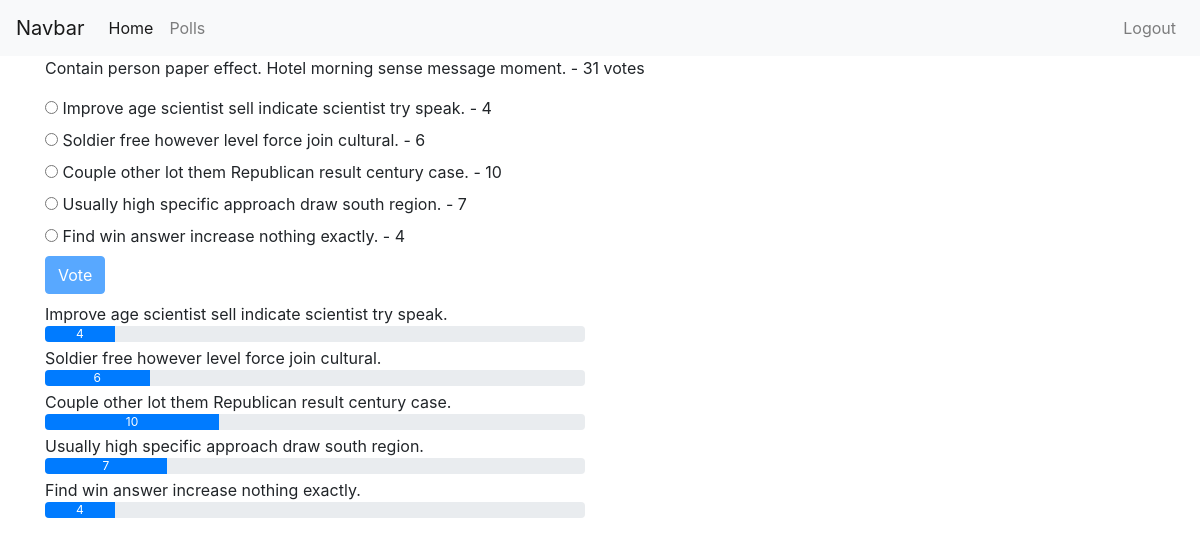
/polls/details/3/ (signed in), run on the app's committed database.
### polls/models.py (models this page shows, shortened)
class Poll(models.Model):
    owner = models.ForeignKey(User, on_delete=models.CASCADE, default=1)
    text = models.CharField(max_length=255)
    pub_date = models.DateField()
    def __str__(self):
        return self.text
    def user_can_vote(self, user):
        user_votes = user.vote_set.all()
        qs = user_votes.filter(poll=self)
        if qs.exists():
            return False
        return True
    @property
    def num_votes(self):
        return self.vote_set.count()
    def get_results_dict(self):
        res = []
        for choice in self.choice_set.all():
            d = {}
            d['text'] = choice.choice_text
            d['num_votes'] = choice.num_votes
            if not self.num_votes:
                d['percentage'] = 0
            else:
                d['percentage'] = choice.num_votes / self.num_votes * 100
            res.append(d)
        return res

class Choice(models.Model):
    poll = models.ForeignKey(Poll, on_delete=models.CASCADE)
    choice_text = models.CharField(max_length=255)
    @property
    def num_votes(self):
        return self.vote_set.count()

### polls/views.py (the view)
# urls.py: path('details/<int:poll_id>/', views.poll_detail, name='detail'),
@login_required
def poll_detail(request, poll_id):
    poll = get_object_or_404(Poll, id=poll_id)
    user_can_vote = poll.user_can_vote(request.user)
    results = poll.get_results_dict()
    context = {'poll': poll, 'user_can_vote': user_can_vote, 'results': results}
    return render(request, 'polls/poll_detail.html', context)

### polls/templates/polls/poll_detail.html (shortened to what this page needs)
{% extends 'base.html' %}
{% block content %}
<div class="container">
<p>{{poll}} - {{poll.num_votes}} votes</p>
<form action="{% url 'polls:vote' poll.id %}" method="post">
{% for choice in poll.choice_set.all %}
  <input type="radio"
         name="choice"
         id="choice{{ forloop.counter }}"
         value="{{choice.id}}"/>
  <label for="choice{{ forloop.counter }}">{{ choice.choice_text }} - {{ choice.num_votes }}</label>
  <br/>
{% endfor %}
<input class='btn btn-primary mb-2' type="submit" value="Vote" {% if not user_can_vote %}disabled{% endif %}/>
</form>
{% if not user_can_vote %}
    {% for choice_dict in results %}
    <div class="row">
        <div class="col-sm-6">
        {{choice_dict.text}}
        <div class="progress mb-1">
          <div class="progress-bar" role="progressbar" style="width: {{choice_dict.percentage}}%;">{{choice_dict.num_votes}}</div>
        </div>
      </div>
    </div>
    {% endfor %}
{% else %}
  <p>Vote to see results!</p>
{% endif %}
</div>
{% endblock %}

### data on the page
Poll: text "Contain person paper effect. Hotel morning sense message moment.", num_votes "31"
Choice: choice_text "Improve age scientist sell indicate scientist try speak.", num_votes "4", text "Improve age scientist sell indicate scientist try speak."
Choice: choice_text "Soldier free however level force join cultural.", num_votes "6", text "Soldier free however level force join cultural."
Choice: choice_text "Couple other lot them Republican result century case.", num_votes "10", text "Couple other lot them Republican result century case."
Choice: choice_text "Usually high specific approach draw south region.", num_votes "7", text "Usually high specific approach draw south region."
Choice: choice_text "Find win answer increase nothing exactly.", num_votes "4", text "Find win answer increase nothing exactly."

### other printed values
{{ choice_dict.num_votes }} "4" "6" "10" "7" "4"
